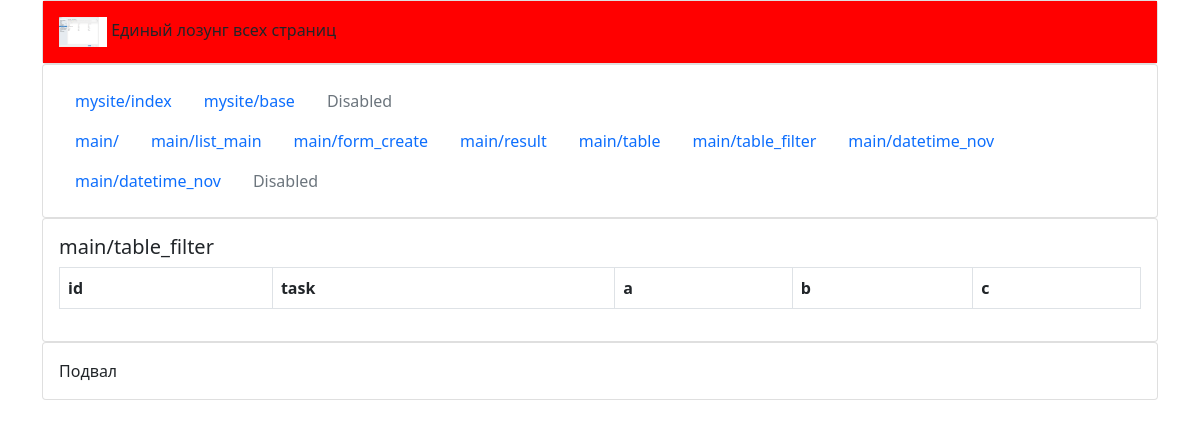
/main/table_filter/, run on an earlier commit of the app's database.
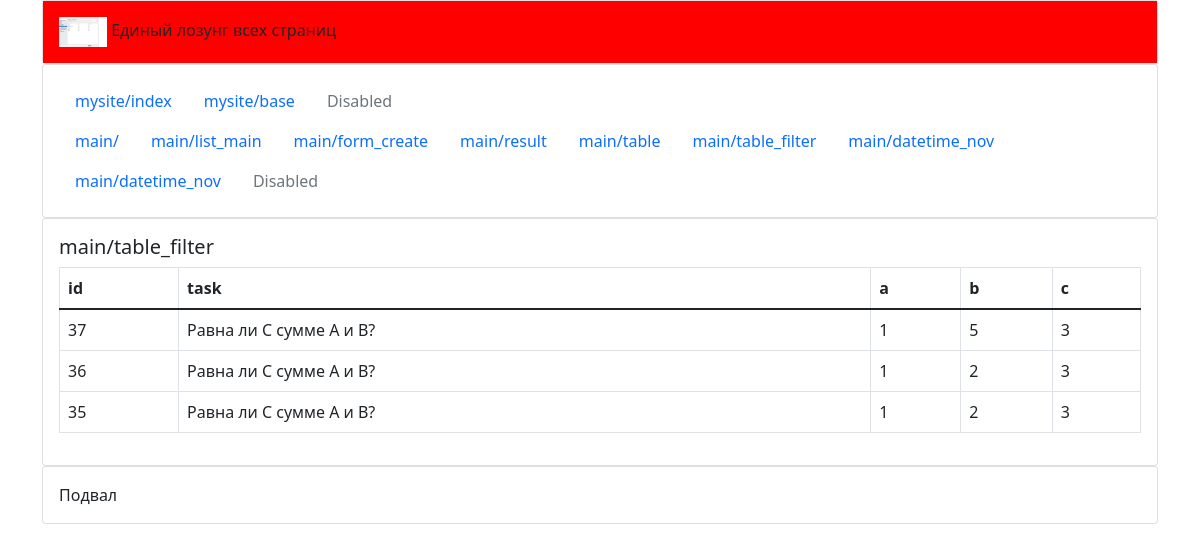
And on a later commit of the database.
### main/models.py (models this page shows, shortened)
class Abc(models.Model):
    task = models.CharField(default="Равна ли С сумме A и B?", max_length=256)
    a = models.IntegerField(default=0)
    b = models.IntegerField(default=0)
    c = models.IntegerField(default=0)

### main/views.py (the view)
# urls.py: path('table_filter/', views.table_filter, name='table_filter'),
def table_filter(request):
    fields = Abc.objects.values()[0].keys()
    values = Abc.objects.values_list().filter(c=3, a=1).order_by('-id')
    print('\nfields:\n', fields)
    print('\nvalues:\n', values)
    context = {'fields': fields, 'values': values}
    return render(request, 'main/table_filter.html', context)

### templates/main/table_filter.html (shortened to what this page needs)
{% extends '../mysite/base.html' %}
{% block content %}
<h5>main/table_filter</h5>
<table class="table table-bordered">
    <thead>
    <tr>
        {% for item in fields %}
        <th scope="col">{{ item }}</th>
        {% endfor %}
    </tr>
    </thead>
    <tbody>
    {% for row in values %}
    <tr>
        {% for item in row %}
        <td>
            {{ item }}
        </td>
        {% endfor %}
    </tr>
    {% endfor %}
</table>
{% endblock %}

What changed in the data, as far as the page shows it:
added Abc: row "37" "Равна ли С сумме A и B?" "1" "5" "3"
added Abc: row "36" "Равна ли С сумме A и B?" "1" "2" "3"
added Abc: row "35" "Равна ли С сумме A и B?" "1" "2" "3"
